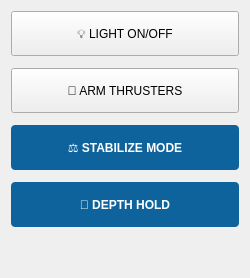
                <widget class="QFrame" name="control_frame">
                 <property name="sizePolicy">
                  <sizepolicy hsizetype="Preferred" vsizetype="Expanding">
                   <horstretch>0</horstretch>
                   <verstretch>0</verstretch>
                  </sizepolicy>
                 </property>
                 <property name="minimumSize">
                  <size>
                   <width>250</width>
                   <height>0</height>
                  </size>
                 </property>
                 <property name="maximumSize">
                  <size>
                   <width>350</width>
                   <height>16777215</height>
                  </size>
                 </property>
                 <property name="frameShape">
                  <enum>QFrame::NoFrame</enum>
                 </property>
                 <property name="frameShadow">
                  <enum>QFrame::Plain</enum>
                 </property>
                 <layout class="QVBoxLayout" name="verticalLayout_25">
                  <property name="spacing">
                   <number>12</number>
                  </property>
                  <item>
                   <widget class="QPushButton" name="btnLightToggle">
                    <property name="minimumSize">
                     <size>
                      <width>0</width>
                      <height>45</height>
                     </size>
                    </property>
                    <property name="text">
                     <string>💡 LIGHT ON/OFF</string>
                    </property>
                   </widget>
                  </item>
                  <item>
                   <widget class="QPushButton" name="btnArmThrusters">
                    <property name="minimumSize">
                     <size>
                      <width>0</width>
                      <height>45</height>
                     </size>
                    </property>
                    <property name="text">
                     <string>🚀 ARM THRUSTERS</string>
                    </property>
                   </widget>
                  </item>
                  <item>
                   <widget class="QPushButton" name="btnStabilize">
                    <property name="minimumSize">
                     <size>
                      <width>0</width>
                      <height>45</height>
                     </size>
                    </property>
                    <property name="styleSheet">
                     <string notr="true">QPushButton {
    background-color: #0e639c;
    color: white;
    border: none;
    border-radius: 4px;
    padding: 10px;
    font-weight: bold;
}
QPushButton:hover {
    background-color: #1177bb;
}</string>
                    </property>
                    <property name="text">
                     <string>⚖️ STABILIZE MODE</string>
                    </property>
                   </widget>
                  </item>
                  <item>
                   <widget class="QPushButton" name="btnDepthHold">
                    <property name="minimumSize">
                     <size>
                      <width>0</width>
                      <height>45</height>
                     </size>
                    </property>
                    <property name="styleSheet">
                     <string notr="true">QPushButton {
    background-color: #0e639c;
    color: white;
    border: none;
    border-radius: 4px;
    padding: 10px;
    font-weight: bold;
}
QPushButton:hover {
    background-color: #1177bb;
}</string>
                    </property>
                    <property name="text">
                     <string>📏 DEPTH HOLD</string>
                    </property>
                   </widget>
                  </item>
                  <item>
                   <spacer name="verticalSpacer_2">
                    <property name="orientation">
                     <enum>Qt::Vertical</enum>
                    </property>
                    <property name="sizeHint" stdset="0">
                     <size>
                      <width>20</width>
                      <height>40</height>
                     </size>
                    </property>
                   </spacer>
                  </item>
                 </layout>
                </widget>
